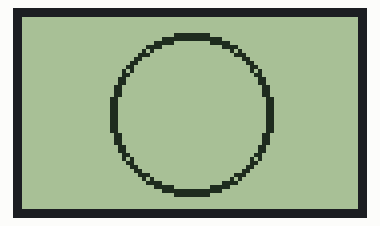
Simulated run of this sketch. Board: Arduino Uno, built with avr-gcc and run on an emulated ATmega328P. Parts: 84×48 one-colour display.

Above: at 0.1 s.

The sketch:

logotest.ino
```cpp
#include <SPI.h>
#include <Adafruit_GFX.h>
#include <Adafruit_PCD8544.h>

Adafruit_PCD8544 display = Adafruit_PCD8544(13, 11, 10, 9, 8);

#define NUMFLAKES 10
#define XPOS 0
#define YPOS 1
#define DELTAY 2


#define LOGO16_GLCD_HEIGHT 16
#define LOGO16_GLCD_WIDTH  16

void setup() {
  Serial.begin(9600);

  display.begin();

  display.clearDisplay();

}

void loop() {
  display.clearDisplay();
  display.drawCircle(42, 24, 20, BLACK);
  display.drawCircle(42, 24, 19, BLACK);
  display.display();
}
```
